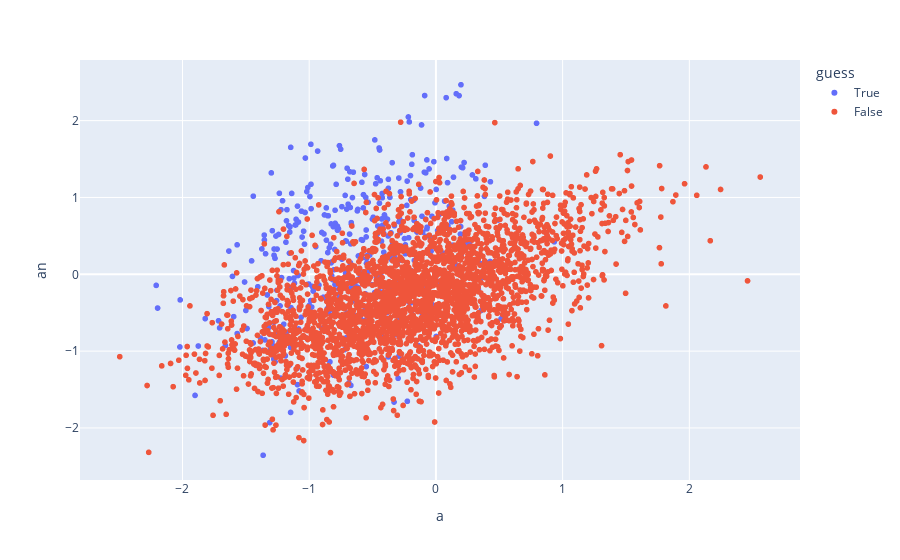

The code cell stored with this chart in its notebook:
### Markdown cell above
#### Articles

Something interesting to look at is if the model has learned to use correct articles. Let's study this a bit more in-depth.
We can do this quite simply by taking the weights for both for all subsequent tokens and plotting them together.

### Code cell
mask_non_words = torch.tensor([vocab.inv[idx][0].isalpha() for idx in range(len(vocab))])

vowels = ['a', 'e', 'i', 'o', 'u']

token = vocab.tokenize(torch.arange(len(vocab)))
df = pd.DataFrame(dict(x=diag[0, :, vocab["a"]].cpu(), y=diag[0, :, vocab["an"]].cpu(), token=token))
df = df[df.token.str[0].str.isalpha()]
df["guess"] = df.token.str[0].isin(vowels)

px.scatter(df, x="x", y="y", hover_name="token", color="guess", labels=dict(x="a", y="an")).show()

### Figure 1 — Plotly figure (JSON) as saved in the notebook; plotly's stock layout.template omitted (floating-point values rounded to 4 significant figures; data arrays with more than 128 entries replaced by an {"elided": "..."} marker saying what was removed)
{"data": [{"hovertemplate": "<b>%{hovertext}</b><br><br>guess=True<br>a=%{x}<br>an=%{y}<extra></extra>", "hovertext": {"elided": "421 str values"}, "legendgroup": "True", "marker": {"color": "#636efa", "symbol": "circle"}, "mode": "markers", "name": "True", "showlegend": true, "type": "scattergl", "x": {"elided": "421 float values"}, "xaxis": "x", "y": {"elided": "421 float values"}, "yaxis": "y"}, {"hovertemplate": "<b>%{hovertext}</b><br><br>guess=False<br>a=%{x}<br>an=%{y}<extra></extra>", "hovertext": {"elided": "2819 str values"}, "legendgroup": "False", "marker": {"color": "#EF553B", "symbol": "circle"}, "mode": "markers", "name": "False", "showlegend": true, "type": "scattergl", "x": {"elided": "2819 float values"}, "xaxis": "x", "y": {"elided": "2819 float values"}, "yaxis": "y"}], "layout": {"legend": {"title": {"text": "guess"}, "tracegroupgap": 0}, "margin": {"t": 60}, "xaxis": {"anchor": "y", "domain": [0, 1], "title": {"text": "a"}}, "yaxis": {"anchor": "x", "domain": [0, 1], "title": {"text": "an"}}}}
